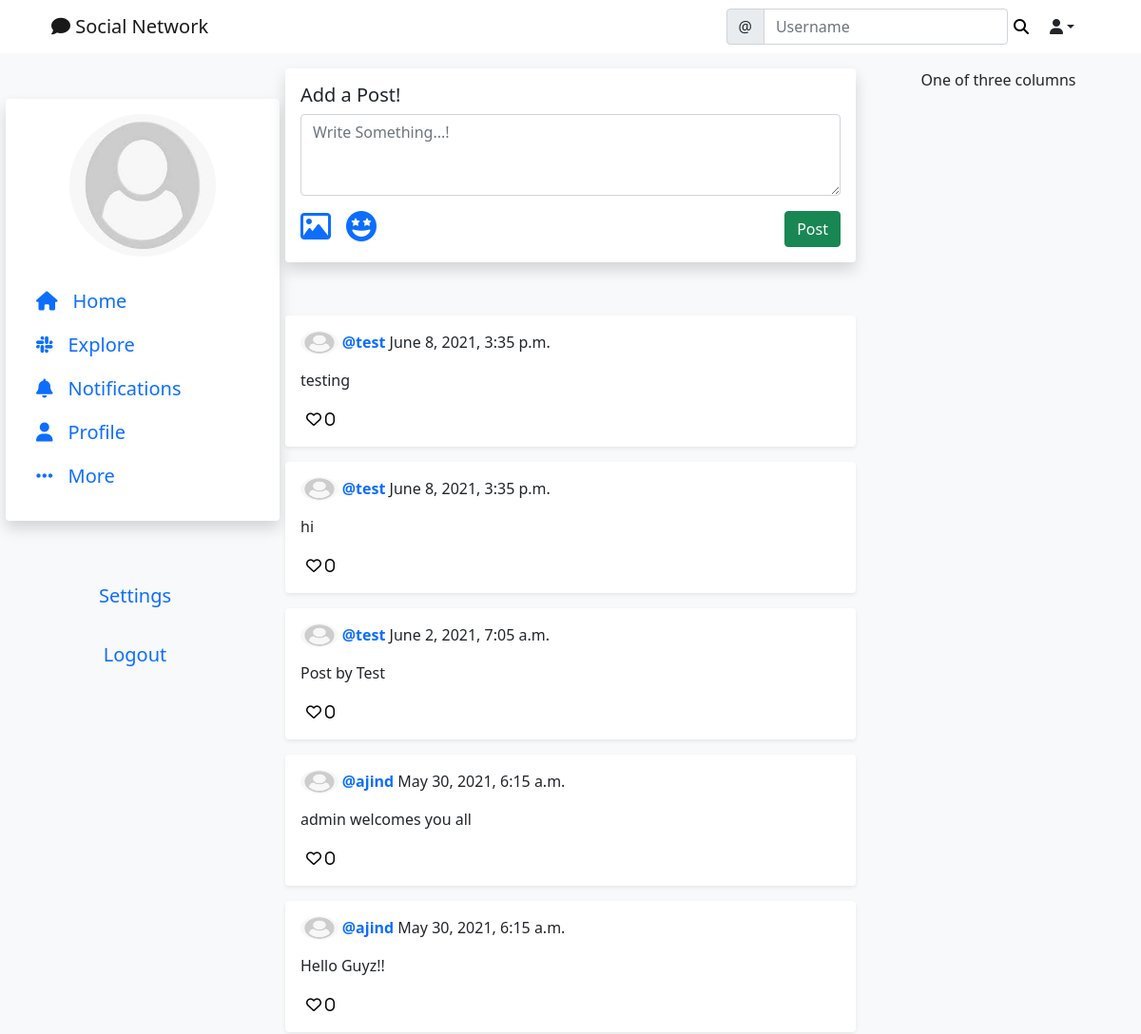
The app's page /social/ (signed in, upper part), older data.
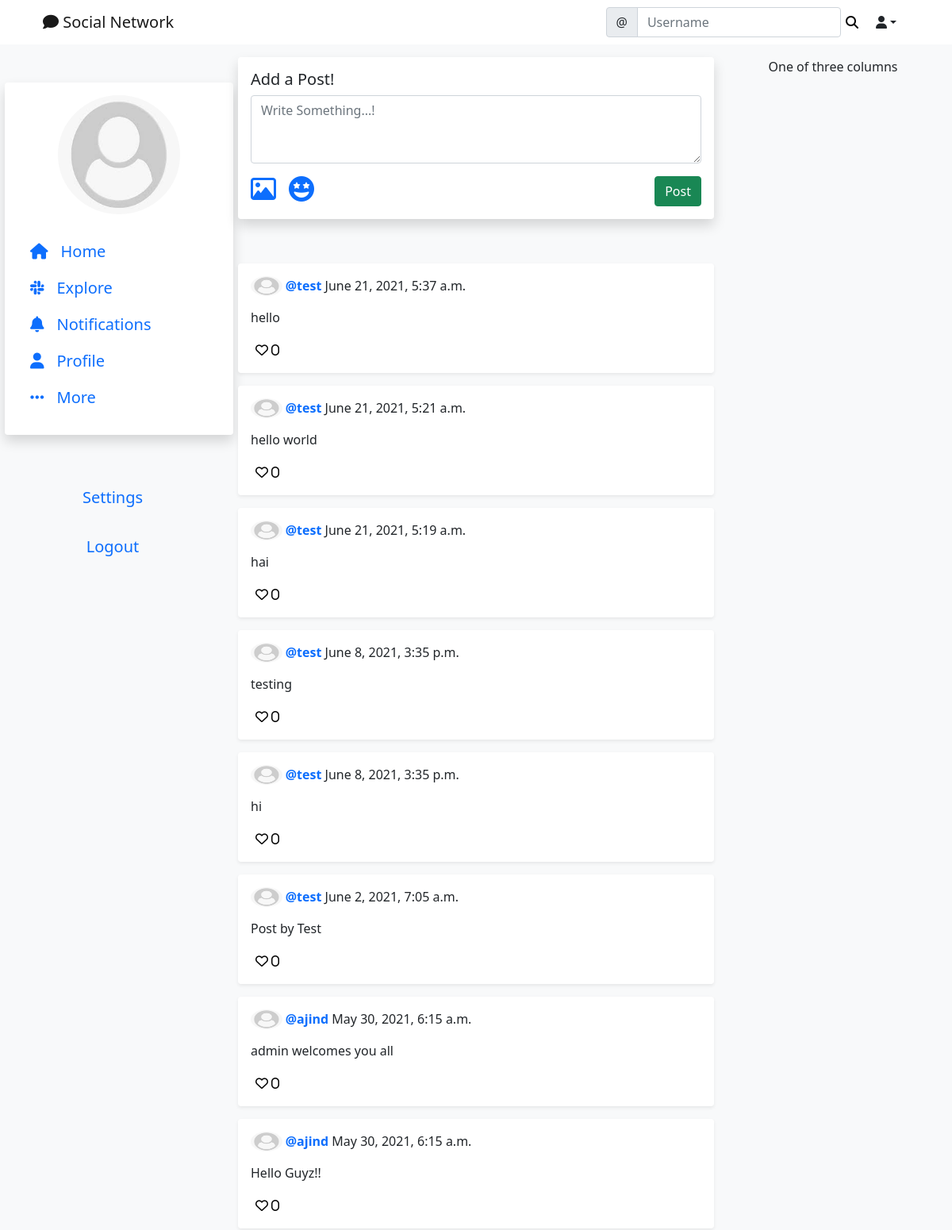
The same page, newer data.
### social/models.py (models this page shows)
class Post(models.Model):
    body = models.TextField()
    created_on = models.DateTimeField(default = timezone.now)
    author = models.ForeignKey(User, on_delete = models.CASCADE)
    likes = models.ManyToManyField(User, blank = True, related_name = "likes")

class UserProfile(models.Model):
    user = models.OneToOneField(User, primary_key = True, verbose_name = 'user', related_name = 'profile', on_delete = models.CASCADE)
    name = models.CharField(max_length = 30, null =True, blank = True)
    bio = models.TextField(max_length = 200, null =True, blank = True)
    birthday = models.DateField(null =True, blank = True)
    location = models.CharField(max_length = 100, null =True, blank = True)
    profile_pic = models.ImageField(upload_to = 'uploads/profile_pictures', default = 'uploads/profile_pictures/default.png', blank = True)
    followers = models.ManyToManyField(User, blank = True, related_name = 'followers')

### social/views.py (the view, shortened to what this page needs)
# urls.py: path('', PostListView.as_view(), name= 'post-list'),
class PostListView(LoginRequiredMixin, View):
    def get(self, request, *args, **kwargs):
        posts = Post.objects.all().order_by('-created_on')
        form = PostForm()
        context = {
            'post_list' : posts,
            'form' : form,
        }
        return render(request, 'social/post_list.html', context)

### social/forms.py
class PostForm(forms.ModelForm):
    body = forms.CharField(
        label = '',
        widget = forms.Textarea(attrs={
            'rows' : '3',
            'placeholder' : 'Write Something...!',
        }))
    class Meta:
        model = Post
        fields = ['body']

### social/templates/social/post_list.html (shortened to what this page needs)
{% extends 'landing/base.html' %} {% load crispy_forms_tags %} {%block content%}
<div class="container-fluid">
  <div class="row">
    <div class="col-sm-3">
      <div class="row justify-content-center mt-5 position-fixed" style="width: 25%;">
        <div class="card border-0 shadow p-3 mb-5 bg-white rounded" style="width: 18rem;">
          <img class="card-img-top rounded-circle" src="{{user.profile.profile_pic.url}}" alt="Profile Pic" style="width: 60%; align-self: center;" height="150">
          <div class="card-body">
            <div class="mt-3">
              <a href="{%url 'post-list'%}" class="navbar-brand"><i class="fas fa-home me-3"></i>Home</a>
            </div>
            <div class="mt-3">
              <a href="#" class="navbar-brand"><i class="fab fa-slack-hash me-3"></i>Explore</a>
            </div>
            <div class="justify-content-center mt-3">
              <a href="#" class="navbar-brand"><i class="fas fa-bell me-3"></i>Notifications</a>
            </div>
            <div class="justify-content-center mt-3">
              <a href="{% url 'profile' user.profile.pk%}" class="navbar-brand"><i class="fas fa-user me-3"></i>Profile
              </a>
            </div>
            <div class="justify-content-center mt-3">
              <a href="#" class="navbar-brand"><i class="fas fa-ellipsis-h me-3"></i>More</a>
            </div>
          </div>
        </div>
        <div class="justify-content-center mt-3">
          <p class="text-center">
            <a href="#" class="navbar-brand">Settings</a>
          </p>
        </div>
        <div class="justify-content-center mt-3">
          <p class="text-center">
            <a href="{%url 'account_logout'%}" class="navbar-brand">Logout</a>
          </p>
        </div>
      </div>
    </div>
    <div class="col-sm">
      <div class="row justify-content-center mt-3">
          <div class="card border-0 shadow p-3 mb-5 bg-white rounded">
            <h5>Add a Post!</h5>
            <form method="POST">
               {% csrf_token %} {{form | crispy}}
              <div class="btn-toolbar d-flex flex-row mt-3">
                <div class="me-3"><a href="" class="text-decoration-none"><i class="far
                  fa-image fa-2x"></i></a></div>
                <div class="me-3"><a href="" class="text-decoration-none"><i class="fas
                  fa-grin-stars fa-2x"></i></a></div>
                <div class="ms-auto"><button type="submit" class="btn btn-success">Post</button>
                </div>
              </div>
            </form>
          </div>
      </div>
      {% for post in post_list %}
      <div class="row justify-content-center mt-2">
        <div class="card border-0 shadow-sm p-3 mb-2 bg-white rounded">
          <div>
            <a class="text-decoration-none" href="{% url 'profile' post.author.profile.pk %}">
              <img class="card-img-top rounded-circle me-1" style="width: 7%;float: left;"
                height="25" src="{{ post.author.profile.profile_pic.url }}" alt="Profile Pic"/>
            </a>
            <p>
              <a class="text-decoration-none" href="{% url 'profile' post.author.profile.pk %}">
                <strong> @{{post.author}}</strong>
              </a>
              {{post.created_on}}
            </p>
          </div>
          <div class="position-relative">
            <p>{{post.body}}</p>
          </div>
          <div class="d-flex flex-row">
            <form method="POST" action="{% url 'post-like' post.pk %}">
              <button type="submit" class="bg-transparent border-0 shadow-none">
                <i class="far fa-heart"> <span>{{ post.likes.all.count }}</span></i></button>
            </form>
          </div>
        </div>
      </div>
      {% endfor %}
    </div>
    <div class="col-sm-3">
      <div class="row justify-content-center mt-3">
        One of three columns
      </div>
    </div>
  </div>
</div>
{% endblock content %}

Row changes from the older to the newer data that the page shows:
added Post: author.profile.profile_pic (placeholder picture), author "test", created_on "June 21, 2021, 5:37 a.m.", body "hello", likes.all.count "0"
added Post: author.profile.profile_pic (placeholder picture), author "test", created_on "June 21, 2021, 5:21 a.m.", body "hello world", likes.all.count "0"
added Post: author.profile.profile_pic (placeholder picture), author "test", created_on "June 21, 2021, 5:19 a.m.", body "hai", likes.all.count "0"
